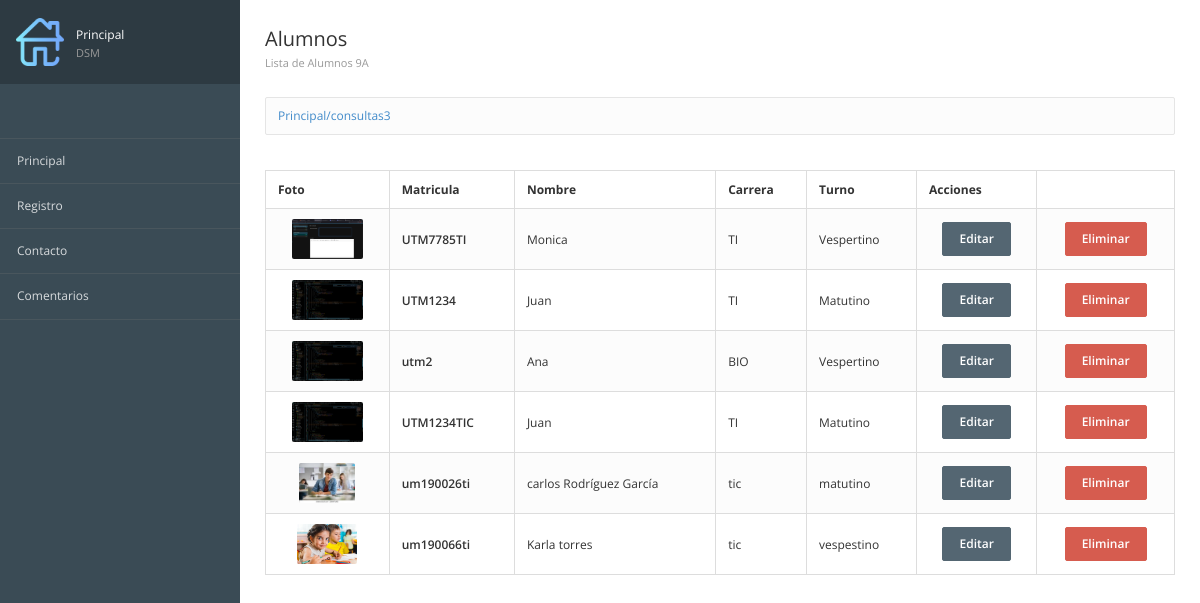
Page /consultas3 on the committed database.
### registros/models.py (models this page shows, shortened)
class Alumnos(models.Model): #Define la estructura de nuestra tabla
    id = models.AutoField(primary_key=True,verbose_name="id")
    matricula = models.CharField(max_length=12,verbose_name="Mat") #texto corto
    nombre = models.TextField() #Texto largo
    carrera = models.TextField()
    turno = models.TextField(max_length=10)
    imagen = models.ImageField(null=True,upload_to="fotos",verbose_name="Fotografía")
    created = models.DateField(auto_now_add=True) #Fecha y tiempo
    updated = models.DateField(auto_now_add=True) #Fecha y tiempo
    class Meta:
        verbose_name = "Alumno"
        verbose_name_plural = "Alumnos"
        ordering = ["-created"]

### registros/views.py (the view)
# urls.py: path('consultas3',views_registros.consultar3,name="Consultas"),
def consultar3(request):
    alumnos=Alumnos.objects.all().only("matricula","nombre","carrera","turno","imagen")
    return render(request,"registros/consultas.html",{'alumnos':alumnos})

### registros/templates/registros/consultas.html (shortened to what this page needs)
{%extends "inicio/encabezado.html"%}
{%load static%}
{%block imagen%}
{%static 'inicio/images/home.png'%}
{%endblock%}
{%block tituloMenu%}Principal
<span>DSM</span>
{%endblock%}
{%block Encabezado%}
<div class="page-header">
  <div class="page-title">
    <h3>Alumnos<br>
      <small>Lista de Alumnos 9A</small></h3>
  </div>
</div>
{%endblock%}
{% block contenido%}
<table class="table table-bordered table-striped">
  <thead>
    <tr>
      <th>Foto</th>
      <th>Matricula</th>
      <th>Nombre</th>
      <th>Carrera</th>
      <th>Turno</th>
      <th>Acciones</th>
    </tr>
  </thead>
  <tbody>
    {% for alumno in alumnos %}
    <tr>
      <td class="text-center">
        <img src="{{alumno.imagen.url}}" alt="" class="img-media" />
      </td>
      <td class="text-semibold">{{alumno.matricula}}</td>
      <td class="muted">{{alumno.nombre}}</td>
      <td class="muted">{{alumno.carrera}}</td>
      <td class="muted">{{alumno.turno}}</td>
      <td class="text-center"><a href="{%url 'consultarAlumno' alumno.id%}"  class="btn btn-primary" >Editar</a></td>
      <td class="text-center"><a href="{%url 'EliminarAlumno' alumno.id%}"  class="btn btn-danger" >Eliminar</a></td>
    </tr>
    {% endfor %}
  </tbody>
</table>
{%endblock%}

### inicio/static/inicio/css/londinium-theme.css (style rules this page uses)
.panel-toolbar:after, .page-header:after, .header-bar-stats .page-stats li:after, .panel-heading:after { content: ""; display: table; clear: both; }
html { height: 100%; }
body { font-family: 'Open Sans', sans-serif; font-size: 12px; position: relative; min-height: 100%; }
a { cursor: pointer; }
h1, h2, h3, h4, h5, h6, .h1, .h2, .h3, .h4, .h5, .h6 { font-weight: 600; line-height: 1.42857143; margin-top: 0; }
h3, .h3 { font-size: 20px; }
.text-semibold { font-weight: 600; }
.img-media { height: 40px; border-radius: 2px; }
.page-header { padding: 0; margin: 0; position: relative; border: 0; }
.page-header small { display: block; font-size: 11px; color: #999; margin: 8px 0 0 0; }
.page-title { float: left; }
.page-title h3 { padding: 29px 0; margin: 0; font-weight: 400; line-height: 20px; }
.btn { padding: 7px 16px 8px 16px; font-size: 12px; font-weight: 600; border-radius: 2px; -webkit-border-radius: 2px; -moz-border-radius: 2px; -webkit-user-select: none; -moz-user-select: none; -ms-user-select: none; -o-user-select: none; user-select: none; }
.btn-primary { background-color: #546672; border-color: #546672; }
.btn-danger { background-color: #D65C4F; border-color: #D65C4F; }
.table { margin-bottom: 0; }
.table > thead > tr > th { border-bottom-width: 1px; outline: 0; }
.table > thead > tr > th, .table > tbody > tr > th, .table > tfoot > tr > th, .table > thead > tr > td, .table > tbody > tr > td, .table > tfoot > tr > td { vertical-align: middle; padding: 10px 12px; }
.table-striped > tbody > tr:nth-child(odd) > td, .table-striped > tbody > tr:nth-child(odd) > th, .table-hover > tbody > tr:hover > td, .table-hover > tbody > tr:hover > th { background-color: #fcfcfc; }

### rows in the picture
Alumnos: imagen (picture), matricula "UTM7785TI", nombre "Monica", carrera "TI", turno "Vespertino"
Alumnos: imagen (picture), matricula "UTM1234", nombre "Juan", carrera "TI", turno "Matutino"
Alumnos: imagen (picture), matricula "utm2", nombre "Ana", carrera "BIO", turno "Vespertino"
Alumnos: imagen (picture), matricula "UTM1234TIC", nombre "Juan", carrera "TI", turno "Matutino"
Alumnos: imagen (picture), matricula "um190026ti", nombre "carlos Rodríguez García", carrera "tic", turno "matutino"
Alumnos: imagen (picture), matricula "um190066ti", nombre "Karla torres", carrera "tic", turno "vespestino"

### other values in the picture
{{ request.path }} "/consultas3"
